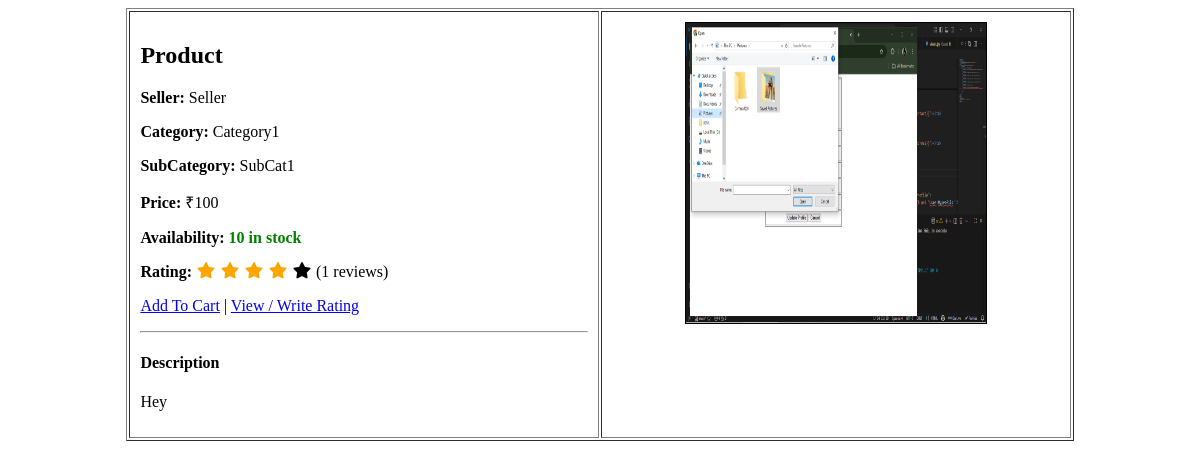
/User/ViewMore/1/, run on an earlier commit of the app's database.
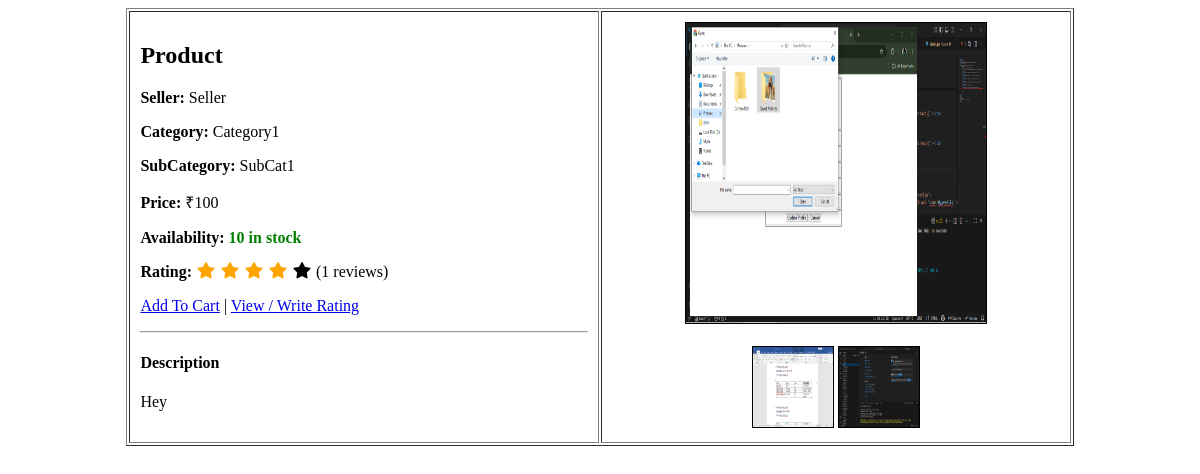
And on a later commit of the database.
### Seller/models.py (models this page shows)
class tbl_gallery(models.Model):
    gallery_photo = models.FileField(upload_to='Assets/ProductPhotos/')
    product = models.ForeignKey(tbl_product, on_delete=models.CASCADE)

### User/views.py (the view)
# urls.py: path('ViewMore/<int:pid>/', views.ViewMore, name='ViewMore'),
def ViewMore(request, pid):
    product = tbl_product.objects.get(id=pid)
    gallery = tbl_gallery.objects.filter(product=product)
    total_stock = tbl_stock.objects.filter(
        product=product
    ).aggregate(total=Sum('stock_quantity'))['total'] or 0
    total_cart = tbl_cart.objects.filter(
        product=product,
        cart_status=1
    ).aggregate(total=Sum('cart_quantity'))['total'] or 0
    available = total_stock - total_cart
    ratecount = tbl_rating.objects.filter(product=product).count()
    avg = 0
    if ratecount > 0:
        tot = tbl_rating.objects.filter(product=product)\
            .aggregate(total=Sum('rating_data'))['total'] or 0
        avg = tot // ratecount
    seller = product.seller
    ar = [1, 2, 3, 4, 5]
    return render(request, 'User/ViewMore.html', {
        'product': product,
        'gallery': gallery,
        'available': available,
        'avg': avg,
        'ratecount': ratecount,
        'seller': seller,
        'ar': ar
    })

### User/Templates/User/ViewMore.html (shortened to what this page needs)
<!DOCTYPE html>
<html lang="en">
<head>
    <link rel="stylesheet" href="https://cdnjs.cloudflare.com/ajax/libs/font-awesome/7.0.1/css/all.min.css">
</head>
<body>
<table align="center" cellpadding="10" width="80%" border="1">
    <tr>
        <td valign="top" width="50%">
            <h2>{{ product.product_name }}</h2>
            <p><strong>Seller:</strong> {{ seller.seller_name }}</p>
            <p><strong>Category:</strong>
                {{ product.subcategory.category.category_name }}
            </p>
            <p><strong>SubCategory:</strong>
                {{ product.subcategory.subcategory_name }}
            </p>
            <p><strong>Price:</strong> ₹{{ product.product_price }}</p>
            <p>
                <strong>Availability:</strong>
                {% if available <= 0 %}
                    <font color="red"><b>Out Of Stock</b></font>
                {% else %}
                    <font color="green"><b>{{ available }} in stock</b></font>
                {% endif %}
            </p>
            <p>
                <strong>Rating:</strong>
                {% for i in ar %}
                    {% if i <= avg %}
                        <i class="fa-solid fa-star" style="color:orange;"></i>
                    {% else %}
                        <i class="fa-solid fa-star"></i>
                    {% endif %}
                {% endfor %}
                ({{ ratecount }} reviews)
            </p>
            <p>
                <a href="{% url 'User:AddCart' product.id %}">Add To Cart</a> |
                <a href="{% url 'User:rating' product.id %}">View / Write Rating</a>
            </p>
            <hr>
            <h4>Description</h4>
            <p>{{ product.product_description }}</p>
        </td>
        <td valign="top" align="center" width="50%">
            <img id="mainPhoto" src="{{ product.product_photo.url }}" width="300" height="300" border="1">
            <br><br>
            {% for g in gallery %}
                <img src="{{ g.gallery_photo.url }}" width="80" height="80" border="1"
                     onclick="document.getElementById('mainPhoto').src='{{ g.gallery_photo.url }}'">
            {% endfor %}
        </td>
    </tr>
</table>
</body>
</html>

What changed in the data, as far as the page shows it:
added tbl_gallery: gallery_photo (picture)
added tbl_gallery: gallery_photo (picture)
